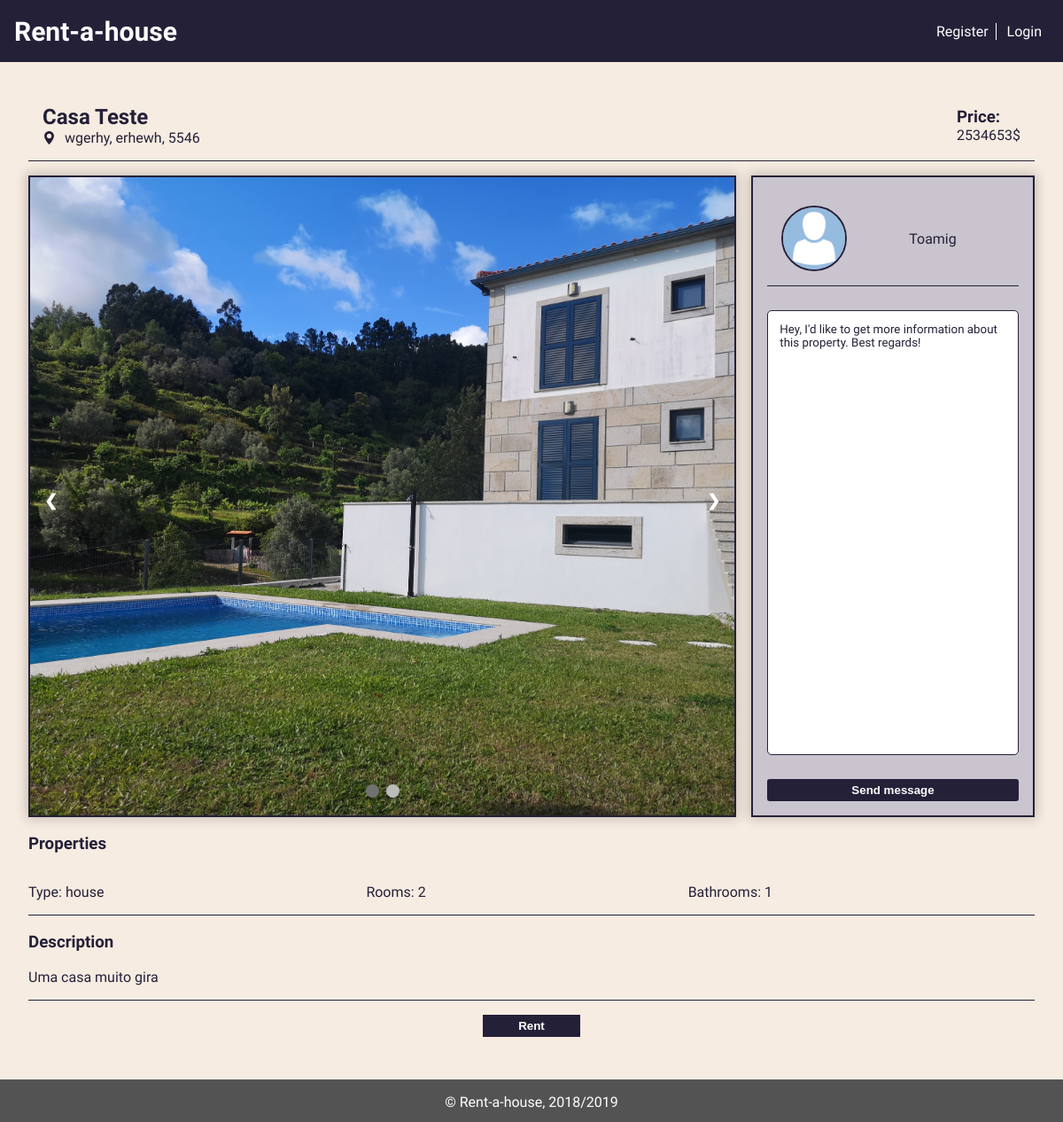
The app's page /pages/house.php?id=7 with its own data.
### tables this page shows
CREATE TABLE house (
  id INTEGER PRIMARY KEY AUTOINCREMENT,
  type VARCHAR,
  room INTEGER,
  bathroom INTEGER,
  price DOUBLE,
  published DATE,
  address VARCHAR, 
  location VARCHAR,
  state VARCHAR,
  postCode VARCHAR,  
  description VARCHAR,
  title VARCHAR,
  owner VARCHAR REFERENCES user
);

CREATE TABLE houseimages (
  id INTEGER PRIMARY KEY AUTOINCREMENT,
  houseID integer REFERENCES house,
  image VARCHAR
);

CREATE TABLE user (
  username VARCHAR PRIMARY KEY,
  email VARCHAR UNIQUE,
  password VARCHAR,
  name VARCHAR,
  phoneNumber VARCHAR UNIQUE,
  image VARCHAR
);

### database/db_utils.php (called while the page is built, shortened)
<?php
    include_once('connection.php');
    function getUserUsername($username){
        global $db;
        $stmt = $db->prepare("SELECT * FROM user WHERE username='".$username."'");
        $stmt->execute();
        $aux = $stmt->fetch();
        return $aux;
    }
    function getHouse($id){
        global $db;
        $stmt = $db->prepare("SELECT * FROM house WHERE id='".$id."'");
        $stmt->execute();
        $aux = $stmt->fetch();
        return $aux;
    }
    function getHouseImages($houseID){
        global $db;
        $stmt = $db->prepare("SELECT * FROM houseimages  WHERE houseID = '".$houseID."'");
        $stmt->execute();
        $aux = $stmt->fetchAll();
        return $aux;
    }
?>

### pages/house.php (the view, shortened to what this page needs)
<?php
    include_once('../templates/templates.php');
    include_once('../database/db_utils.php');
    if(isset($_GET['id'])){
        $id = $_GET['id'];
        $house = getHouse($id);
        $owner = getUserUsername($house['owner']);
        $images = getHouseImages($id);
        if($house){
?>
        <article class="house-body">
            <div id="house-header">
                <div id="house-title">
                    <h2><?=$house["title"]?></h2>
                    <div id="house-location">
                        <p><?=$house["address"].", ".$house["state"].", ".$house["postCode"]?></p>
                    </div>
                </div>
                <div id="house-value">
                    <h3>Price:</h3>
                    <p><?=$house["price"]?>$</p>
                </div>
            </div>
            <section id="house-image-contact">
                <div class="slideshow-container">
                    <?php for($i = 0; $i < count($images); $i++) { ?>
                        <div class="mySlides fade">
                            <img class="slide-image" src="../images/houses/<?=$images[$i]['image']?>">
                        </div>
                    <?php } ?>
                    <a class="prev" onclick="plusSlides(-1)">&#10094;</a>
                    <a class="next" onclick="plusSlides(1)">&#10095;</a>
                    <div class="dots-container">
                        <?php for($i = 1; $i <= count($images); $i++) { ?>
                            <span class="dot" onclick="currentSlide(<?=$i?>)"></span>
                        <?php } ?>
                    </div>
                </div>
                <div id="house-contact-owner">
                    <div id="owner-info">
                        <img src="../images/users/<?=$owner['image']?>" alt="OwnerImg">
                        <a><?=$owner['username']?></a>
                    </div>
                    <form method="post" action="../actions/send_message_action.php">
                        <textarea name="message" cols="auto" rows="auto">Hey, I'd like to get more information about this property. Best regards!</textarea>
                        <input type="submit" name="send-message" value="Send message">
                    </form>
                </div>
            </section>
            <div id="house-info">
                <div id="house-properties-wrapper">
                    <h3>Properties</h3>
                    <div id="house-properties">
                        <p>Type: <?=$house["type"]?></p>
                        <p>Rooms: <?=$house["room"]?></p>
                        <p>Bathrooms: <?=$house["bathroom"]?></p>
                    </div>
                </div>
                <div id="house-description">
                    <h3>Description</h3>
                    <p><?=$house["description"]?></p>
                </div>
            </div>
            <form action="rental.php">
                    <input class="utils-btn" type="submit" value="Rent">
            </form>
        </article>
<?php
        }
        else{
            header('Location: home.php');
        }
    }
    else{
        header('Location: home.php');
    }
?>

### css/style.css (style rules this page uses)
:root { --main-color-1: #242038; --main-color-2: #725AC1; --main-color-3: #8D86C9; --main-color-4: #CAC4CE; --main-color-5: #F7ECE1; --main-color-6: white; --main-color-7: rgba(0,0,0,.2); --main-color-8: black; --main-color-9: rgb(83, 83, 83); --error: rgb(245, 89, 71); --success: rgb(75,181,67); }
html { margin: 0; padding: 0; width: 100%; }
body { display: flex; flex-direction: column; font-family: 'Exo 2', sans-serif; background-color: var(--main-color-5); color: var(--main-color-1); margin: 0; padding: 0; min-height: 100vh; width: 100%; }
.utils-btn { background-color:var(--main-color-1); display:inline-block; cursor:pointer; color:var(--main-color-6); font-weight:bold; padding: 5px; text-decoration:none; border: none; transition: background-color 0.5s; position: relative; }
.house-body { flex: auto; padding: 2em; display: flex; flex-direction: column; }
#house-header { display: flex; flex-direction: row; border-bottom: 1px solid var(--main-color-1); margin-bottom: 1em; }
#house-title { padding: 1em; border-radius: 10px; margin: auto auto auto 0; float: right; }
#house-title h2 { margin: auto; color: var(--main-color-1) }
#house-title p { color: var(--main-color-1); margin: auto 0; }
#house-location { margin: auto; display: flex; flex-direction: row; vertical-align: middle; }
#house-location svg { fill: var(--main-color-1); width: 15px; margin-right: 10px; }
#house-value { padding: 1em; border-radius: 10%; margin: auto 0 auto auto; float: left; }
#house-value h3 { margin: auto; color: var(--main-color-1); }
#house-value p { margin: auto; color: var(--main-color-1); }
#house-image-contact { display: flex; flex-direction: row; }
.slideshow-container { border: 2px solid var(--main-color-1); margin: auto auto auto 0; float: left; width: 70%; height: 45em; box-shadow: 0 0 0.8rem 0.2rem var(--main-color-7); margin-right: 1em; position: relative; }
.mySlides { display: none; }
.slide-image { width: 100%; height: 45em; object-fit: cover; vertical-align: middle; }
.prev, .next { cursor: pointer; position: absolute; top: 50%; width: auto; margin-top: -22px; padding: 16px; color: var(--main-color-6); font-weight: bold; font-size: 18px; transition: 0.6s ease; border-radius: 0 3px 3px 0; user-select: none; }
.next { right: 0; border-radius: 3px 0 0 3px; }
.dots-container { text-align: center; position: absolute; bottom: 0; left: 0; right: 0; margin: 1em; }
.dot { cursor: pointer; height: 15px; width: 15px; margin: 0 2px; background-color: #bbb; border-radius: 50%; display: inline-block; transition: background-color 0.5s ease; }
.active, .dot:hover { background-color: #717171; }
.fade { -webkit-animation-name: fade; -webkit-animation-duration: 0.5s; animation-name: fade; animation-duration: 0.5s; }
#house-contact-owner { border: 2px solid var(--main-color-1); float: right; margin: 0 0 0 auto; display: flex; flex-direction: column; background-color: var(--main-color-4); width: 25%; padding: 1em; box-shadow: 0 0 0.8rem 0.2rem var(--main-color-7); }
#owner-info { display: flex; flex-direction: row; padding: 1em; border-bottom: 1px solid var(--main-color-1); }
#owner-info img { border: 2px solid var(--main-color-1); vertical-align: middle; object-fit: cover; object-position: center; border-radius: 50%; width: 70px; height: 70px; margin-right: 1em; }
#owner-info a { width: 80%; text-align: center; margin: auto 0; }
#house-contact-owner form { display: flex; flex-direction: column; flex: auto; }
#house-contact-owner form :first-child { border: 1px solid var(--main-color-1); font-family: 'Exo 2', sans-serif; border-radius: 5px; color: var(--main-color-1); padding: 1em; margin-top: 2em; resize: none; flex: auto; }
#house-contact-owner form :nth-child(2) { background-color: var(--main-color-1); border-radius: 3px; display: inline-block; cursor: pointer; color: var(--main-color-6); font-weight: bold; text-decoration: none; border: none; margin-top: 2em; padding: 5px; transition: background-color 0.5s; }
#house-properties-wrapper { border-bottom: 1px solid var(--main-color-1); }
#house-properties { display: flex; flex-direction: row; }
#house-properties p { flex: auto; }
#house-description { text-align: justify; border-bottom: 1px solid var(--main-color-1); }
.house-body>form { text-align: center; margin: 1em; }
.house-body>form input { text-align: center; width: 10%; min-width: 80px; }

### records on screen
house: title "Casa Teste", address "wgerhy", state "erhewh", postCode "5546", price "2534653", type "house", room "2", bathroom "1", description "Uma casa muito gira"
houseimages: image (picture)
user: image (placeholder picture), username "Toamig"
